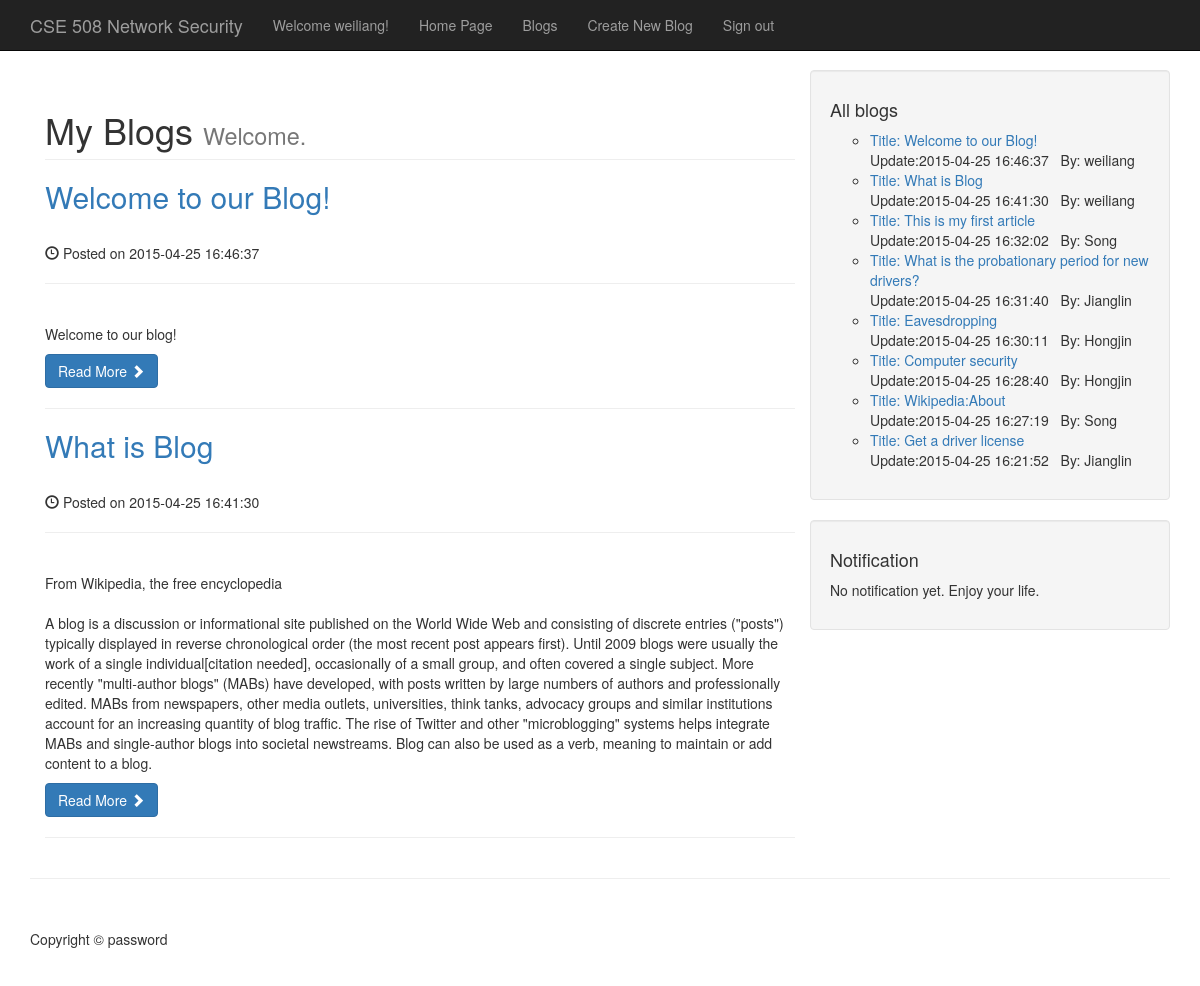
Page /Web_Application_Code/blog/public/user_main.php (signed in) on the committed database.
### tables this page shows
CREATE TABLE `users` (
  `id` int(11) NOT NULL AUTO_INCREMENT,
  `user_name` varchar(30) NOT NULL,
  `password` varchar(15) NOT NULL,
  `gender` tinyint(1) NOT NULL,
  `major` varchar(40) NOT NULL,
  `annual_salary` int(6) NOT NULL,
  `create_time` timestamp NOT NULL DEFAULT '0000-00-00 00:00:00',
  `update_time` timestamp NOT NULL DEFAULT CURRENT_TIMESTAMP ON UPDATE CURRENT_TIMESTAMP,
  `remark` text,
  PRIMARY KEY (`id`)
);

CREATE TABLE `blogs` (
  `id` int(11) NOT NULL AUTO_INCREMENT,
  `subject_id` int(11) NOT NULL,
  `title` varchar(150) NOT NULL,
  `view_counts` int(11) NOT NULL,
  `content` text,
  `create_time` timestamp NOT NULL DEFAULT '0000-00-00 00:00:00',
  `update_time` timestamp NOT NULL DEFAULT CURRENT_TIMESTAMP ON UPDATE CURRENT_TIMESTAMP,
  PRIMARY KEY (`id`),
  KEY `subject_id` (`subject_id`)
);

### Web_Application_Code/blog/public/user_main.php (the view, shortened to what this page needs)
<?php require_once("../includes/db_connection.php"); ?>
<?php require_once("../includes/functions.php"); ?>
<!DOCTYPE html>
<html lang="en">
<head>
    <link href="../css/bootstrap-blog.min.css" rel="stylesheet">
    <link href="../css/blog-home.css" rel="stylesheet">
</head>
<?php
	$user = show_user_details_by_id("users",$_SESSION["user_id"]);
?>
<body>
    <nav class="navbar navbar-inverse navbar-fixed-top" role="navigation">
        <div class="container">
            <div class="navbar-header">
                <a class="navbar-brand" href="#">CSE 508 Network Security</a>
            </div>
            <div class="collapse navbar-collapse" id="bs-example-navbar-collapse-1">
                <ul class="nav navbar-nav">
                    <li>
                        <a href="#">Welcome <?php echo $user["user_name"];?>!</a>
                    </li>
                    <li>
                        <a href="../index.php">Home Page</a>
                    </li>
                    <li>
                        <a href="user_main.php">Blogs</a>
                    </li>
                    <li>
                    	<a href="user_create_blog.php?id=<?php echo $user["id"];?>">Create New Blog</a>
                    </li>
                    <li>
                    	<a href="user_signout.php">Sign out</a>
                    </li>
                </ul>
            </div>
        </div>
    </nav>
    <div class="container">
        <div class="row">
            <div class="col-md-8">
               <?php echo show_my_blogs("blogs", $user["id"]);?>
            </div>
            <div class="col-md-4">
                <div class="well">
                    <h4>All blogs</h4>
                    <div class="row">
                        <div class="col-lg-12">
                            <ul class="list-unstyled">
                                <li><a href="#"><?php echo show_blogs("blogs");?></a>
                                </li>
                            </ul>
                        </div>
                    </div>
                </div>
                <div class="well">
                    <h4>Notification</h4>
                    <p>No notification yet. Enjoy your life.</p>
                </div>
            </div>
        </div>
        <hr>
        <footer>
            <div class="row">
                <div class="col-lg-12">
                    <p>Copyright &copy; password</p>
                </div>
            </div>
        </footer>
    </div>
</body>
</html>

### Web_Application_Code/blog/includes/functions.php (shortened to what this page needs)
<?php
	function show_user_details_by_id($table, $id){
		global $connection;
		if(isset($id)){
			$query  = "SELECT * ";
			$query .= "FROM {$table} ";
			$query .= "WHERE id = {$id} ";
			$query .= "LIMIT 1";
			$user_set = mysqli_query($connection, $query);
			if($user = mysqli_fetch_assoc($user_set)) {
				return $user;
			} else {
				return null;
			}
		}else{
			return null;
		}
	}
	function show_user_info($table,$id){
		global $connection;
		$query  = "SELECT * ";
		$query .= "FROM {$table} ";
		$query .= "WHERE id = {$id} ";
		$query .= "LIMIT 1";
		$user_set = mysqli_query($connection, $query);
		$user=mysqli_fetch_assoc($user_set);
		return $user;
	}
	function show_blogs($table){
		global $connection;
		$query  = "SELECT * ";
		$query .= "FROM {$table} ";
		$query .= "ORDER BY update_time DESC";
		$blogs_set = mysqli_query($connection, $query);
		$output = "<ul>";
		while($blogs=mysqli_fetch_assoc($blogs_set)){
			$user = show_user_info("users", $blogs["subject_id"]);
			$output .= "<li><a href=\"user_view_blog.php?user_id=";
			$output .= urlencode($blogs["subject_id"]);
			$output .= "&blog_id=";
			$output .= urlencode($blogs["id"]);
			$output .= "\">Title: ";
			$output .= $blogs["title"];
			$output .= "</a><br /> Update:";
			$output .= $blogs["update_time"];
			$output .= "&nbsp;&nbsp; By: ";
			$output .= $user["user_name"];
			$output .= "</li>";
		}
		$output .= "</ul>";
		return $output;
	}
	function show_my_blogs($table, $id){
		global $connection;
		$query  = "SELECT * ";
		$query .= "FROM {$table} ";
		$query .= "WHERE subject_id = {$id} ";
		$query .= "ORDER BY update_time DESC";
		$blogs_set = mysqli_query($connection, $query);
		$output = "<div class=\"container\"><div class=\"row\">";
		$output .= "<div class=\"col-md-8\">";
		$output .= "<h1 class=\"page-header\">My Blogs <small>Welcome";
        $output .= ".</small></h1>";
		while($blogs=mysqli_fetch_assoc($blogs_set)){
			$user = show_user_info("users", $blogs["subject_id"]);
			$output .= "<h2><a href=\"user_view_blog.php?user_id=";
			$output .= urlencode($blogs["subject_id"]);
			$output .= "&blog_id=";
			$output .= urlencode($blogs["id"]);
			$output .= "\">";
			$output .= $blogs["title"];
			$output .= "</a></h2><br /> <p><span class=\"glyphicon glyphicon-time\"></span> Posted on ";
			$output .= $blogs["update_time"];
			$output .= "</p><hr><br/><p>";
			$output .= nl2br($blogs["content"]);
			$output .= "</p><a class=\"btn btn-primary\" href=\"user_view_blog.php?user_id=";
			$output .= urlencode($blogs["subject_id"]);
			$output .= "&blog_id=";
			$output .= urlencode($blogs["id"]);
			$output .= "\">";
			$output .= "Read More <span class=\"glyphicon glyphicon-chevron-right\"></span></a> <hr>";
		}
		$output .= "</div></div></div>";
		return $output;
	}
?>

### Web_Application_Code/blog/css/blog-home.css (style rules this page uses)
body { padding-top: 70px; }
footer { margin: 50px 0; }

### rows in the picture
users: user_name "weiliang"
blogs: value "Welcome to our Blog! 2015-04-25 16:46:37 Welcome to our blog!", value "Title: Welcome to our Blog! 2015-04-25 16:46:37 By: weiliang"
blogs: value "What is Blog 2015-04-25 16:41:30 From Wikipedia, the free encyclopedia A blog is a discussion or informational site published on the World Wide Web and consisting of discrete entries (\"posts\") typically displayed in reverse chronological order (the most recent post appears first). Until 2009 blogs were usually the work of a single individual[citation needed], occasionally of a small group, and often covered a single subject. More recently \"multi-author blogs\" (MABs) have developed, with posts written by large numbers of authors and professionally edited. MABs from newspapers, other media outlets, universities, think tanks, advocacy groups and similar institutions account for an increasing…", value "Title: What is Blog 2015-04-25 16:41:30 By: weiliang"
blogs: value "Title: This is my first article 2015-04-25 16:32:02 By: Song"
blogs: value "Title: What is the probationary period for new drivers? 2015-04-25 16:31:40 By: Jianglin"
blogs: value "Title: Eavesdropping 2015-04-25 16:30:11 By: Hongjin"
blogs: value "Title: Computer security 2015-04-25 16:28:40 By: Hongjin"
blogs: value "Title: Wikipedia:About 2015-04-25 16:27:19 By: Song"
blogs: value "Title: Get a driver license 2015-04-25 16:21:52 By: Jianglin"
